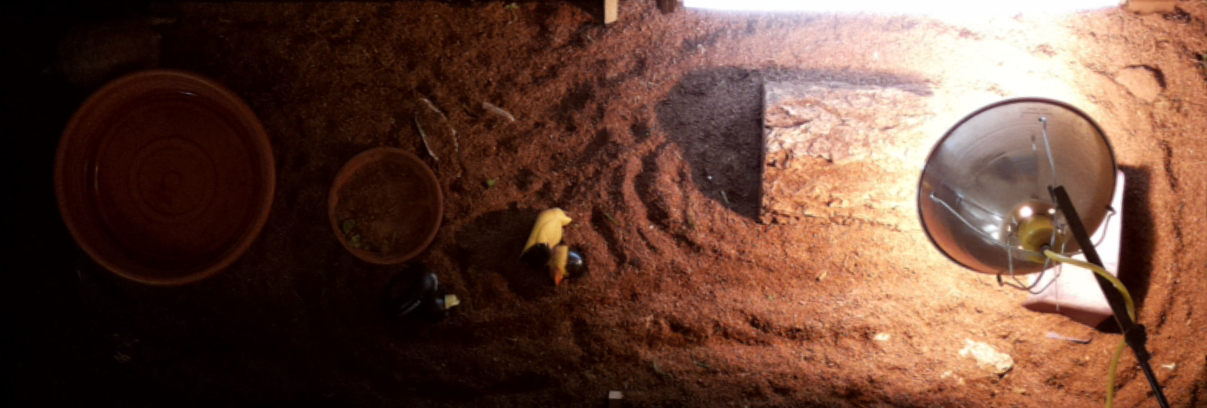
#> input picture cage.png, 1207 x 408 px
$ python 'plot data.py'
#> lines starting #> are read from the running program, lines starting #| are printed output that depends on the picture
import pandas as pd
import matplotlib.pyplot as plt
import matplotlib.image as mpimg

img = mpimg.imread('cage.png')
#> img is the input picture: shape (408, 1207, 3) float32; mean R, G, B 0.398, 0.27, 0.219

df = pd.read_csv('logged_data/20200916_location.csv')
#> (reads logged_data/20200916_location.csv from the repository)
print(len(df))

plt.figure(1,figsize=(18,6))
plt.imshow(img)
plt.plot(df['x_pixel'].to_numpy(),df['y_pixel'].to_numpy(),'.')
#plt.xlim(0,71*17)
#plt.ylim(0,-24*17)
plt.savefig('20200916.png')
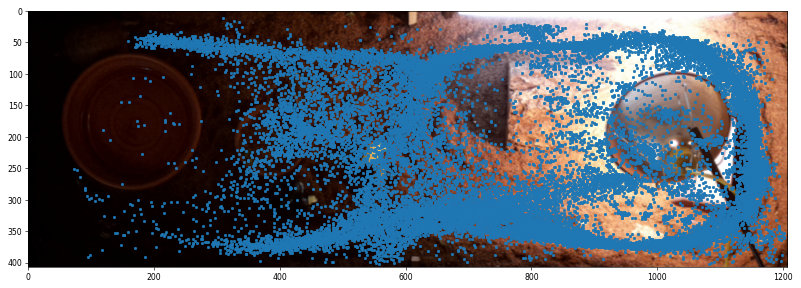
#> figure drawn by matplotlib, 1 panel
plt.show()
